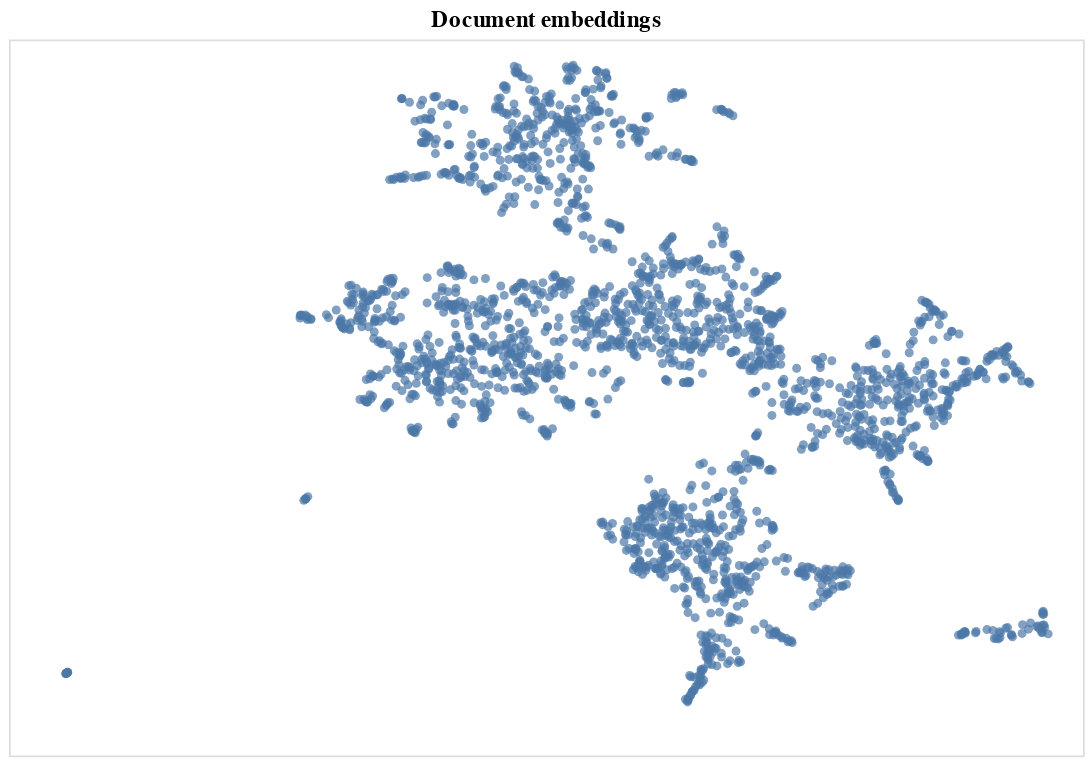

Write notebook code for a chart like this one.
### Code cell
umap_embed = pd.DataFrame(umap.UMAP(n_neighbors=5, min_dist=0.3, metric='correlation', random_state=1)
                          .fit_transform(embeddings), columns=['X', 'Y'])

alt.Chart(umap_embed).mark_circle(size=25).encode(
    x=alt.X('X', axis=None),
    y=alt.Y('Y', axis=None),
).configure_view(
    width=600,
    height=400,
).properties(
    title='Document embeddings'
).interactive()

### Figure 1 — Vega-Lite specification as saved in the notebook (floating-point values rounded to 4 significant figures; data arrays with more than 128 entries replaced by an {"elided": "..."} marker saying what was removed)
{"config": {"view": {"continuousWidth": 400, "continuousHeight": 300, "height": 400, "width": 600}}, "data": {"name": "data-607f5b72328f94f388ef08121b8301ac"}, "mark": {"type": "circle", "size": 25}, "encoding": {"x": {"axis": null, "field": "X", "type": "quantitative"}, "y": {"axis": null, "field": "Y", "type": "quantitative"}}, "selection": {"selector001": {"type": "interval", "bind": "scales", "encodings": ["x", "y"]}}, "title": "Document embeddings", "$schema": "https://vega.github.io/schema/vega-lite/v4.17.0.json", "datasets": {"data-607f5b72328f94f388ef08121b8301ac": {"elided": "2224 records"}}}
